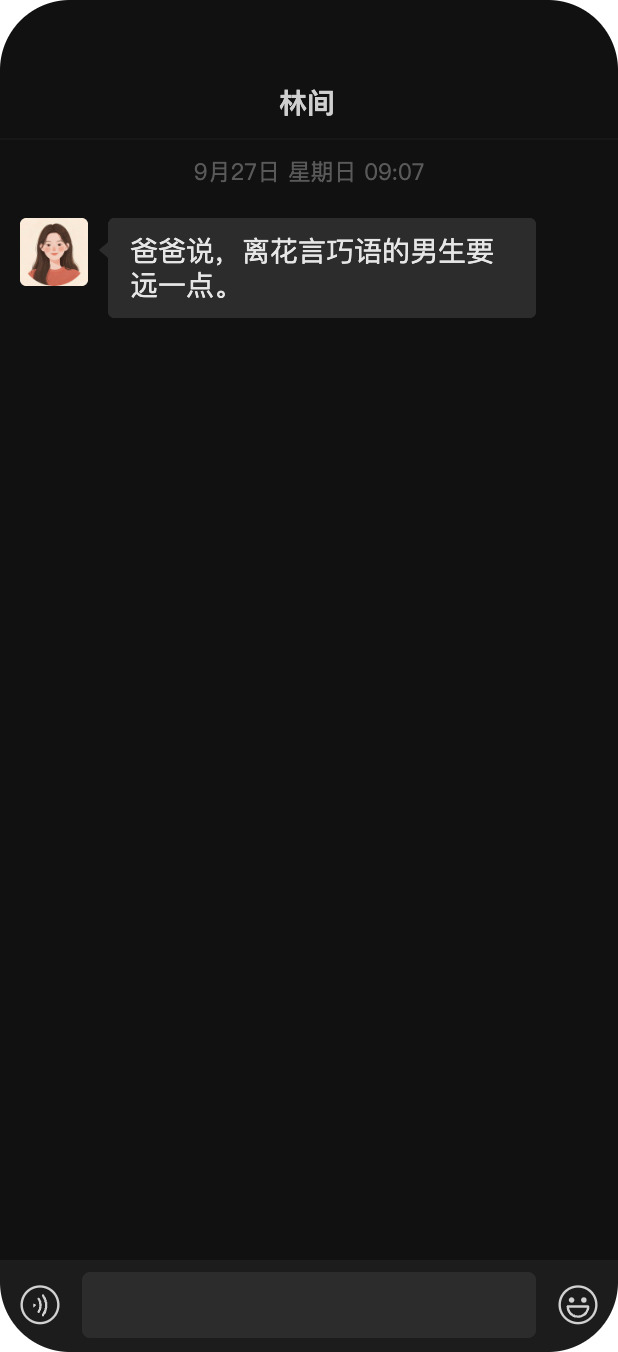
#> input picture assets/guide-chat-shot.png, 618 x 1352 px, given in place of f.png, which was not available
$ python alpha-preview.py ../assets/guide-chat-shot.png ../assets/guide-chat-thumb.png
#> lines starting #> are read from the running program, lines starting #| are printed output that depends on the picture; pictures that were not available may be replaced by others from this repository, and a replacement may not be noted
#!/usr/bin/env python3
"""把带 alpha 的 mov / png 合到棋盘底上，导出「能一眼看出是真透明」的预览图。

透明素材（qtrle mov）本身没有底色，直接看只能看到黑或白 —— 必须垫个棋盘格
才能确认透明区域真的透明。本脚本就干这一件事。

用法:
    python alpha-preview.py out/loveco-kbswitch-alpha-2x.mov /tmp/preview.png 1.0 3.4
    python alpha-preview.py frame.png out.png            # 直接给 PNG 也行
    CELL=16 python alpha-preview.py in.mov out.png 1.0   # 改棋盘格子大小

多个时刻会给成一张纵向拼接图（每个时刻一条，左上角标时刻）。
中间产物（抽出来的含 alpha 帧）写在 TMPROOT 下，默认 /tmp/loveco-video/preview。
"""
import os
import subprocess
import sys
import tempfile

import numpy as np
from PIL import Image, ImageDraw

TMPROOT = os.environ.get("TMPROOT", "/tmp/loveco-video")
OUTDIR = os.path.join(TMPROOT, "preview")


def ffmpeg_exe():
    if os.environ.get("FFMPEG"):
        return os.environ["FFMPEG"]
    try:
        import imageio_ffmpeg
        return imageio_ffmpeg.get_ffmpeg_exe()
    except Exception:
        return "ffmpeg"


def grab(src, t, dst):
    """从视频里取 t 秒那一帧（保留 alpha）。"""
    ff = ffmpeg_exe()
    subprocess.run(
        [ff, "-y", "-v", "error", "-ss", f"{t}", "-i", src, "-frames:v", "1", dst],
        check=True,
    )


def checker(w, h, cell):
    """浅灰/白棋盘：和「白底」能明显区分，又不会抢画面颜色。"""
    yy, xx = np.mgrid[0:h, 0:w]
    m = ((xx // cell) + (yy // cell)) % 2
    out = np.empty((h, w, 3), np.uint8)
    out[m == 0] = (255, 255, 255)
    out[m == 1] = (204, 204, 204)
    return Image.fromarray(out, "RGB")


def compose(src, t, cell):
#> called with src = '../assets/guide-chat-shot.png', cell = 20
    with tempfile.TemporaryDirectory(dir=OUTDIR) as td:
        f = os.path.join(td, "f.png")
        grab(src, t, f)
#> (the call stopped at in ffmpeg_exe, `return imageio_ffmpeg.get_ffmpeg_exe()`: imageio_ffmpeg is not available in this run)
        rgba = Image.open(f).convert("RGBA")
#> rgba is the input picture: PIL image 618x1352 RGBA; mean R, G, B, A 22, 21.9, 21.8, 253.7
    bg = checker(*rgba.size, cell).convert("RGBA")
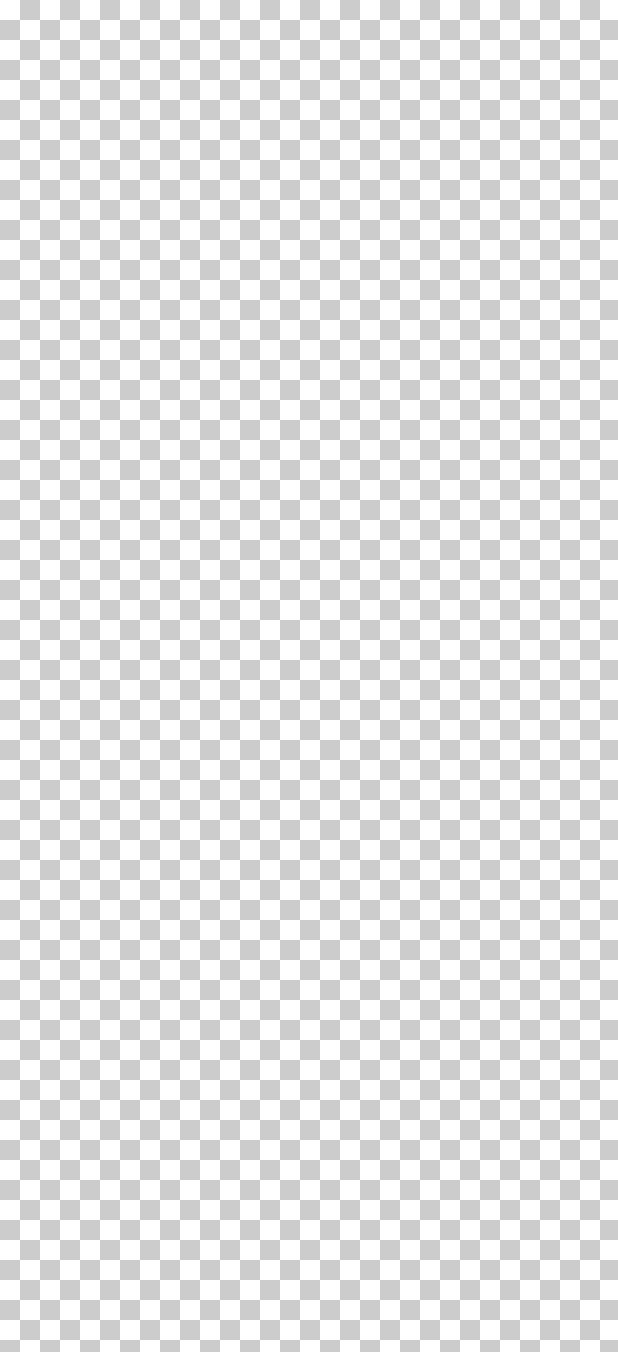
#> bg: PIL image 618x1352 RGBA; mean R, G, B, A 229.5, 229.5, 229.5, 255
    bg.alpha_composite(rgba)
    out = bg.convert("RGB")
    if t is not None:
        d = ImageDraw.Draw(out)
        tag = f"t={t}s"
        d.rectangle([0, 0, 12 + 9 * len(tag), 30], fill=(20, 20, 20))
        d.text((7, 8), tag, fill=(255, 255, 255))
    return out


def main():
    if len(sys.argv) < 3:
        print(__doc__)
        sys.exit(1)
    src, dst = sys.argv[1], sys.argv[2]
    args = sys.argv[3:]
    cell = int(os.environ.get("CELL", "20"))
    os.makedirs(OUTDIR, exist_ok=True)

    if not args:
        imgs = [compose(src, None, cell)]
    else:
        imgs = [compose(src, float(t), cell) for t in args]

    w = max(i.width for i in imgs)
#> w = 618
    h = sum(i.height for i in imgs)
#> h = 1352
    canvas = Image.new("RGB", (w, h), (255, 255, 255))
#> canvas: PIL image 618x1352 RGB; every value is 255
    y = 0
    for i in imgs:
        canvas.paste(i, (0, y))
        y += i.height
#> this loop made 1 pass
#> y on pass 1: 1352
#> after the loop, y = 1352
    canvas.save(dst)
    print(f"[preview] {dst}  {canvas.width}x{canvas.height}  ({len(imgs)} 帧，棋盘格 {cell}px)")
#| [preview] ../assets/guide-chat-thumb.png  618x1352  (1 帧，棋盘格 20px)


if __name__ == "__main__":
    main()

$ run again, on assets/guide-chat-thumb.png
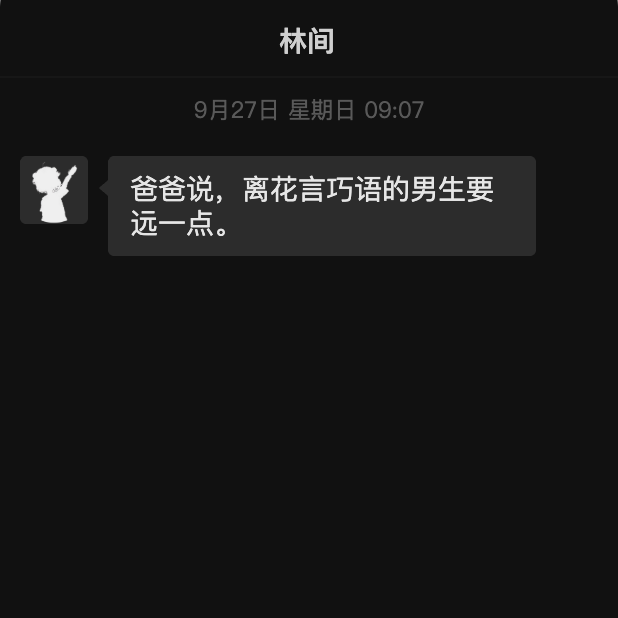
#> input picture assets/guide-chat-thumb.png, 618 x 618 px, given in place of f.png, which was not available
#> in compose, rgba is the input picture: PIL image 618x618 RGBA; mean R, G, B, A 23.8, 23.8, 23.8, 255
#> in compose, `bg = checker(*rgba.size, cell).convert("RGBA")`:
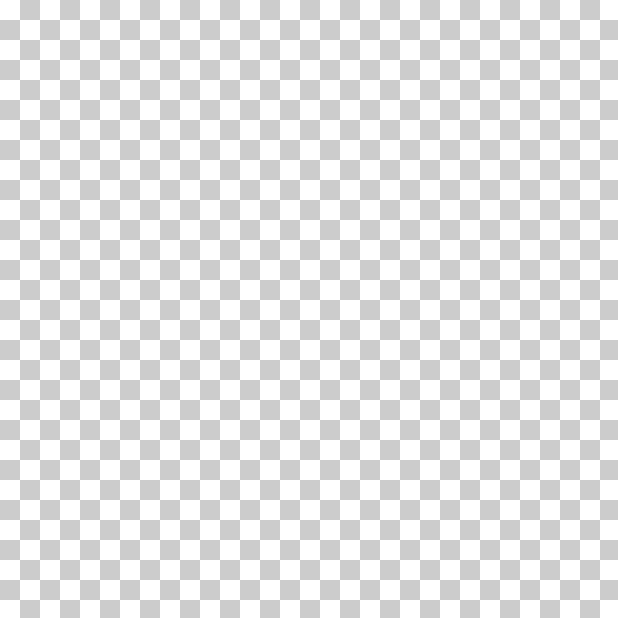
#> bg: PIL image 618x618 RGBA; mean R, G, B, A 229.5, 229.5, 229.5, 255
#> w = 618
#> canvas: PIL image 618x618 RGB; every value is 255
#> the loop in main, `for i in imgs:` made 1 pass
#> y on pass 1: 618
#| [preview] ../assets/guide-chat-thumb.png  618x618  (1 帧，棋盘格 20px)
